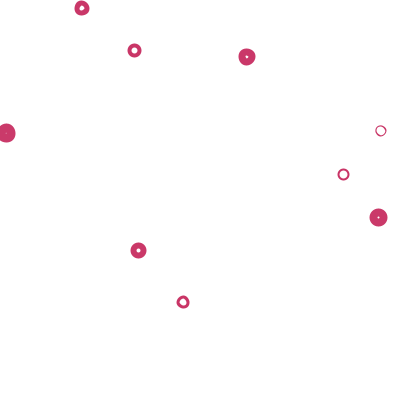
Frame 1 (no input)
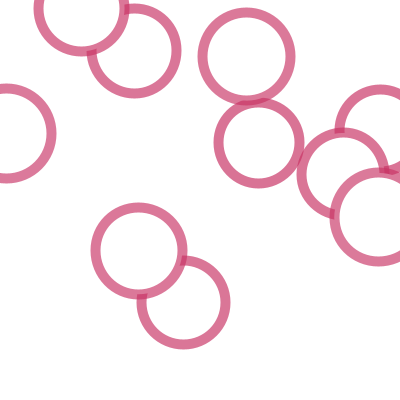
Frame 60 (the mouse pressed at the canvas centre just before this capture)
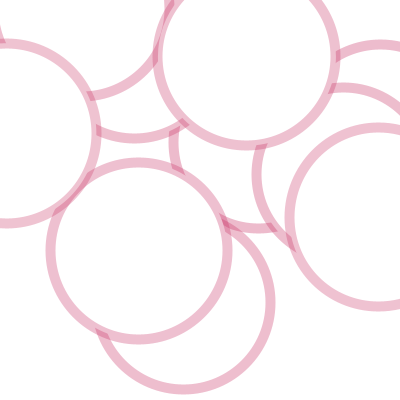
Frame 120 (the mouse held since frame 60 and released just before this capture)

The Processing sketch that drew these frames (run headless with seeded random() and noise(); from frame 60 on, the mouse is pressed at the canvas centre):

// Processing sketch: bectonDisplay
// ── bectonDisplay.pde
//class Drop {
//  float x; // x postion of drop
//  float y; // y position of drop
//  float z; // z position of drop , determines whether the drop is far or near
//  float len; // length of the drop
//  float yspeed; // speed of the drop
  
//  //near means closer to the screen , ie the higher the z value ,closer the drop is to the screen.
//  Drop() {
//    x  = random(width); // random x position ie width because anywhere along the width of screen
//    y  = 636; // random y position, negative values because drop first begins off screen to give a realistic effect
//    z  = random(0, 20); // z value is to give a perspective view , farther and nearer drops effect
//    len = map(z, 0, 20, 10, 20); // if z is near then  drop is longer
//    yspeed  = map(z, 0, 20, 1, 20); // if z is near drop is faster
//  }

//  void fall() { // function  to determine the speed and shape of the drop 
//    y = y + yspeed; // increment y position to give the effect of falling 
//    float grav = map(z, 0, 20, 0, 0.2); // if z is near then gravity on drop is more
//    yspeed = yspeed + grav; // speed increases as gravity acts on the drop

//    if (y > height) { // repositions the drop after it has 'disappeared' from screen
//      y = 636;
//      yspeed = map(z, 0, 20, 4, 10);
//    }
//  }

//  void show() { // function to render the drop onto the screen
//    float thick = map(z, 0, 20, 1, 3); //if z is near , drop is more thicker 
//    strokeWeight(10); // weight of the drop
//    stroke(138, 43, 226); // purple color
//    line(x, y, x, y+len); // draws the line with two points 
//  }
//}
//Drop[] drops = new Drop[500]; // array of drop objects

//void setup() {
//  fullScreen(); // size of the window
//  for (int i = 0; i < drops.length; i++) { // we create the drops 
//    drops[i] = new Drop();
//  }
//}

//void draw() {
//  background(0); // background color in RGB color cordinates
//  for (int i = 0; i < drops.length; i++) {
//    drops[i].fall(); // sets the shape and speed of drop
//    drops[i].show(); // render drop
//  }
//}
int radius=0, alpha = 255, delta = 1;

class Drip {
  float x;
  float y;
  
  Drip() {
    x = random(width);
    y = random(0, 550);
  }
  
  void fade() {
    alpha--; 
    
    if (alpha == 0) {
      alpha = 255;
      radius = 0;
    }
  }
  
  void show() {
    stroke(200, 50, 100, alpha);
    strokeWeight(10);
    ellipse(x, y, radius, radius);
    radius++;
  }
}

Drip[] drips = new Drip[10];

boolean circleIsShrinking = false;
 
void setup() {
  size(400, 400);
  smooth();
  for (int i = 0; i < drips.length; i++) { // we create the drops 
    drips[i] = new Drip();
  }
}
 
void draw() {
  background(255);
  
  //if (alpha == 0 || alpha == 255) { delta = +delta; }
  //alpha -= delta;

  for (int i = 0; i < drips.length; i++) {
    drips[i].fade(); // sets the shape and speed of drop
    drips[i].show(); // render drop
  }
  
  //if (circleIsShrinking) radius--;
  //else radius++;
}
